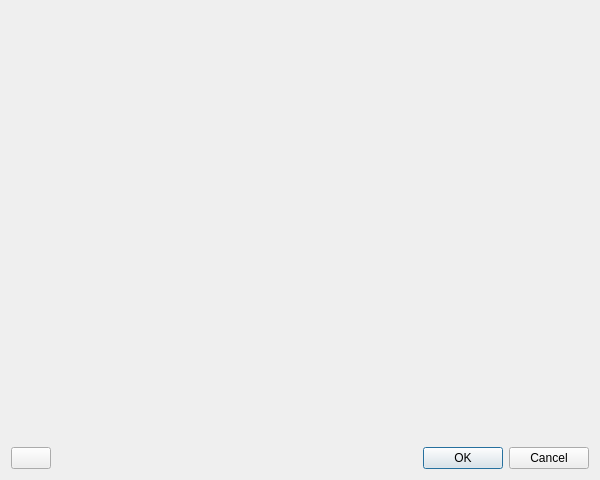
<?xml version="1.0" encoding="UTF-8"?>
<ui version="4.0">
 <class>PluginSelectionDlg</class>
 <widget class="QDialog" name="PluginSelectionDlg">
  <property name="geometry">
   <rect>
    <x>0</x>
    <y>0</y>
    <width>600</width>
    <height>480</height>
   </rect>
  </property>
  <property name="windowTitle">
   <string>Plugin Selection</string>
  </property>
  <property name="windowIcon">
   <iconset resource="../QtResources/resources.qrc">
    <normaloff>:/EditorFramework/Icons/Plugins.svg</normaloff>:/EditorFramework/Icons/Plugins.svg</iconset>
  </property>
  <layout class="QVBoxLayout" name="verticalLayout">
   <item>
    <widget class="ezQtPluginSelectionWidget" name="PluginSelectionWidget" native="true"/>
   </item>
   <item>
    <layout class="QHBoxLayout" name="HelpButtonRow">
     <item>
      <widget class="QPushButton" name="HelpButton">
       <property name="toolTip">
        <string>Open documentation about plugin selection</string>
       </property>
       <property name="text">
        <string/>
       </property>
       <property name="icon">
        <iconset resource="../../../Tools/Libs/GuiFoundation/QtResources/resources.qrc">
         <normaloff>:/GuiFoundation/Icons/Help.svg</normaloff>:/GuiFoundation/Icons/Help.svg</iconset>
       </property>
       <property name="autoDefault">
        <bool>false</bool>
       </property>
      </widget>
     </item>
     <item>
      <widget class="QDialogButtonBox" name="Buttons">
       <property name="standardButtons">
        <set>QDialogButtonBox::Cancel|QDialogButtonBox::Ok</set>
       </property>
      </widget>
     </item>
    </layout>
   </item>
  </layout>
 </widget>
 <customwidgets>
  <customwidget>
   <class>ezQtPluginSelectionWidget</class>
   <extends>QWidget</extends>
   <header location="global">EditorFramework/Dialogs/PluginSelectionWidget.moc.h</header>
   <container>1</container>
  </customwidget>
 </customwidgets>
 <resources>
  <include location="../../../Tools/Libs/GuiFoundation/QtResources/resources.qrc"/>
  <include location="../QtResources/resources.qrc"/>
 </resources>
 <connections/>
</ui>
